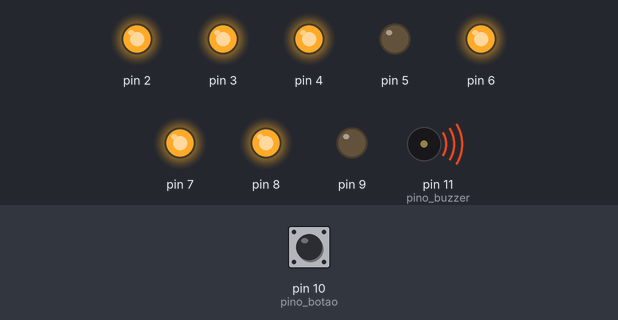
A sketch run on a simulated Arduino Uno, built with avr-gcc and run on an emulated ATmega328P. Shown: output pins drawn as LEDs (lit = HIGH), buzzer (waves = sounding). The test bench sets the inputs (shaded band); at power-on: pin 10 (pino_botao) HIGH.

Above: at 11.7 s.
11.8 s: pin 10 (pino_botao) pulled LOW for 1.95 s
At 12.1 s:
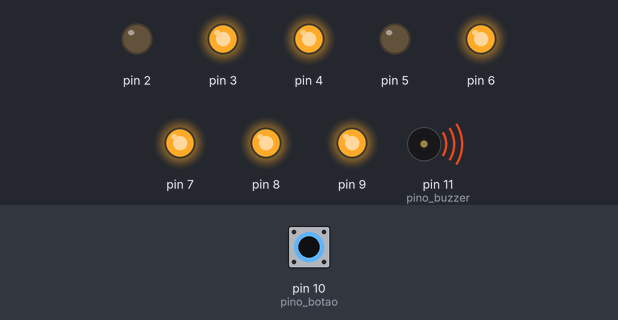
At 14.6 s:
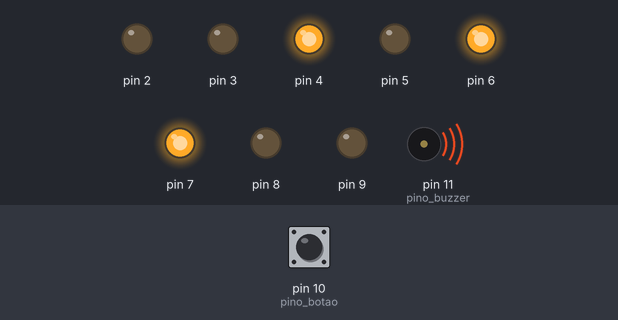
21.6 s: pin 10 (pino_botao) pulled LOW for 3.2 s
At 23.5 s:
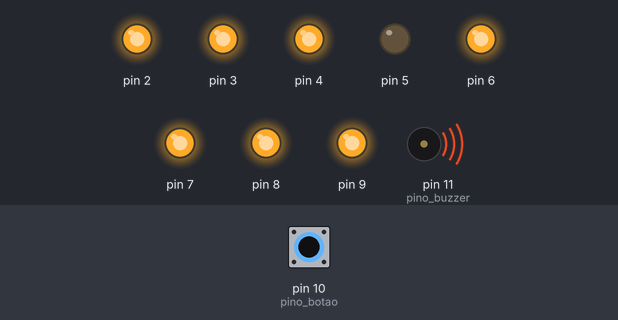
Timing chart, 0 to 32.3 s (numbered marks = the images above; inputs shaded):
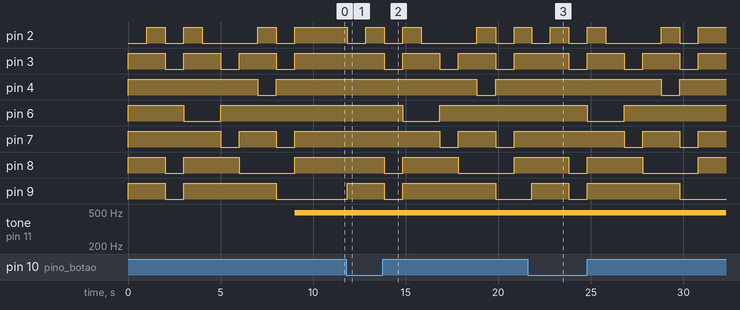

Measured:
- after the input at 11.8 s, pin 2: HIGH → LOW after 0.05 s, → HIGH 1.0 s later, → LOW 1.0 s later, → HIGH 1.0 s later, … (8 changes in this stretch); pin 3: alternates HIGH for 2.0 s and LOW for 1.0 s, starting after 2.1 s
- after the input at 21.6 s, pin 2: HIGH → LOW after 0.20 s, → HIGH 1.0 s later, → LOW 1.0 s later, → HIGH 1.0 s later, … (8 changes in this stretch); pin 3: alternates HIGH for 2.0 s and LOW for 1.0 s, 6 changes in all, then stays HIGH, starting after 2.2 s
- by itself, pin 3: alternates HIGH for 2.0 s and LOW for 1.0 s

The sketch:

Programa_09.ino
```cpp
// MINICURSO DE ARDUINO
// DIA 4
// 12º PROGRAMA

#define pino_buzzer 11
#define pino_botao 10


byte digitos [11][8] =
{//A, B, C, P, D, E, F, G
  {1, 1, 1, 0, 1, 1, 1, 0}, // 0
  {0, 0, 1, 0, 1, 0, 0, 0}, // 1
  {1, 1, 0, 0, 1, 1, 0, 1}, // 2
  {0, 1, 1, 0, 1, 1, 0, 1}, // 3
  {0, 0, 1, 0, 1, 0, 1, 1}, // 4
  {0, 1, 1, 0, 0, 1, 1, 1}, // 5
  {1, 1, 1, 0, 0, 1, 1, 1}, // 6
  {0, 0, 1, 0, 1, 1, 0, 0}, // 7
  {1, 1, 1, 0, 1, 1, 1, 1}, // 8
  {0, 1, 1, 0, 1, 1, 1, 1}, // 9
  {0, 0, 0, 1, 0, 0, 0, 0} // Ponto
};

int aux = 9;
void setup()
{
  for (int i = 2; i < 11; i++)
    pinMode(i, OUTPUT);

  pinMode(pino_botao, INPUT_PULLUP);
}

void loop()
{
  for(int i = 9; i > 0; i--)
  {
    escreveDigito(i);
    aux--;
    delay(1000);
  }

  while(digitalRead(pino_botao) != 0)
  {
    escreveDigito(0);
    analogWrite(pino_buzzer, 123);
    delay(100);
    analogWrite(pino_buzzer, 0);
    delay(50);
    analogWrite(pino_buzzer, 123);
    delay(100);
    analogWrite(pino_buzzer, 0);
   delay(50);
    analogWrite(pino_buzzer, 123);
    delay(100);
    analogWrite(pino_buzzer, 0);
    delay(50);
    analogWrite(pino_buzzer, 123);
    delay(100);
    analogWrite(pino_buzzer, 0);
    delay(400);
  }
}

void escreveDigito(int n)
{
  for(int i = 0; i < 8; i++)
  {
    digitalWrite( (i + 2), digitos[n][i]);
  }
}
```
